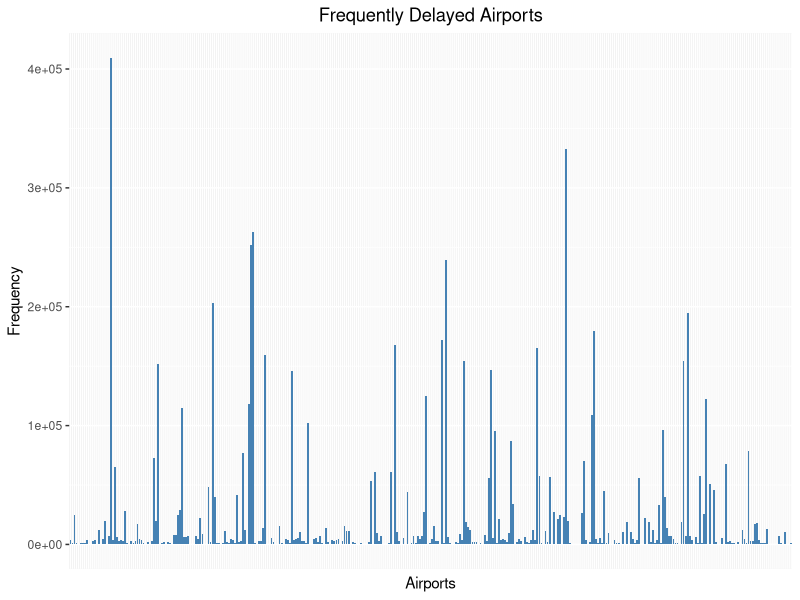
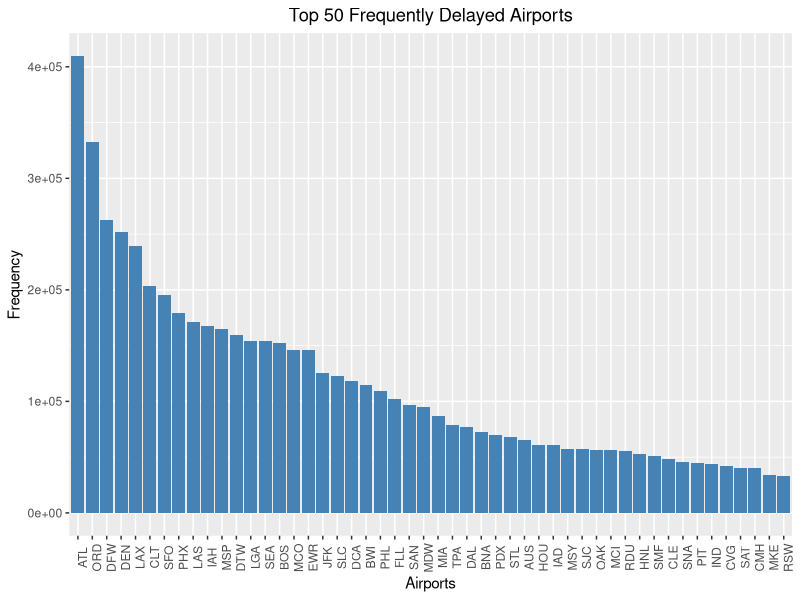
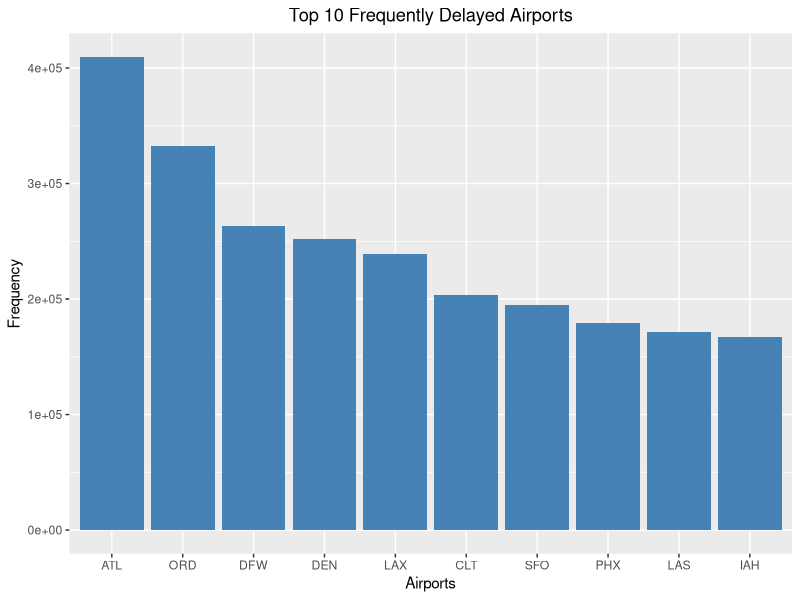
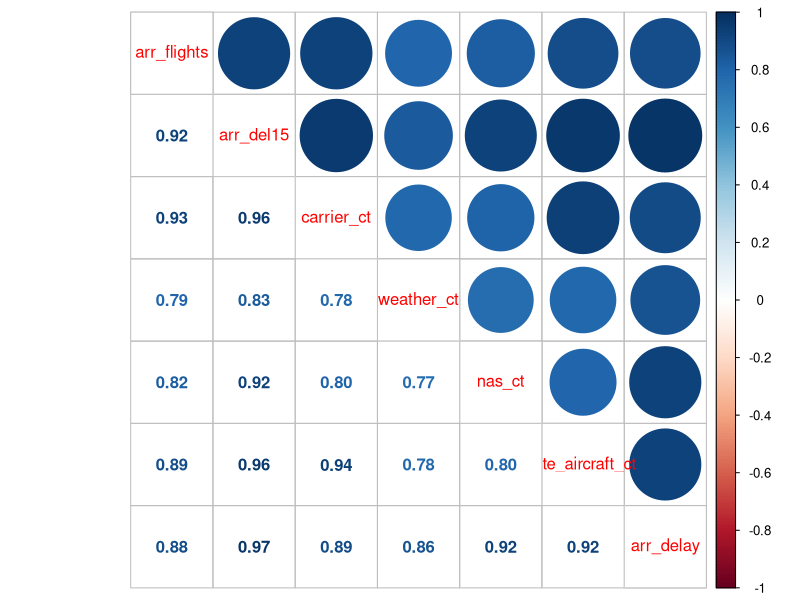
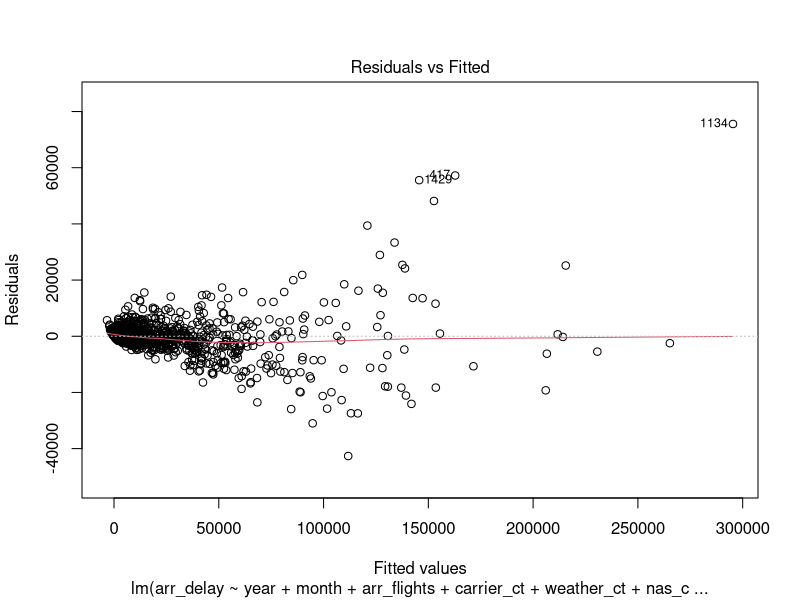
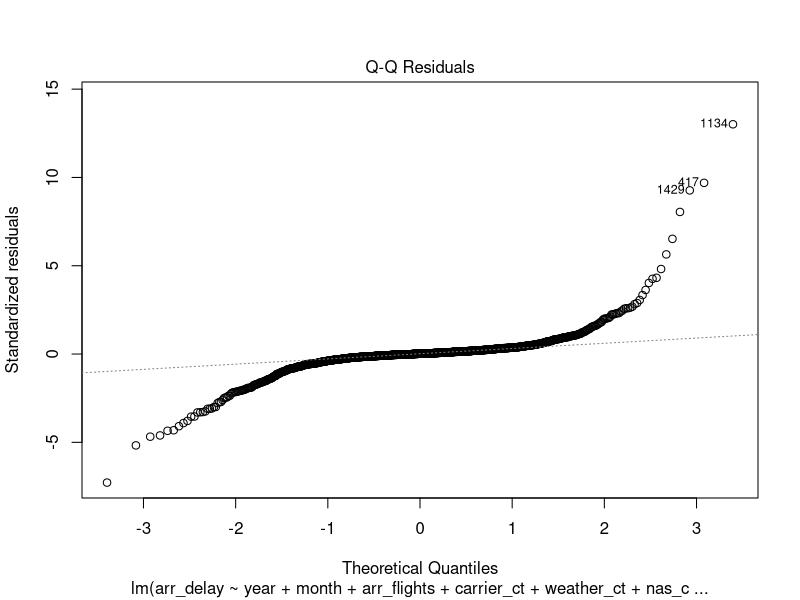
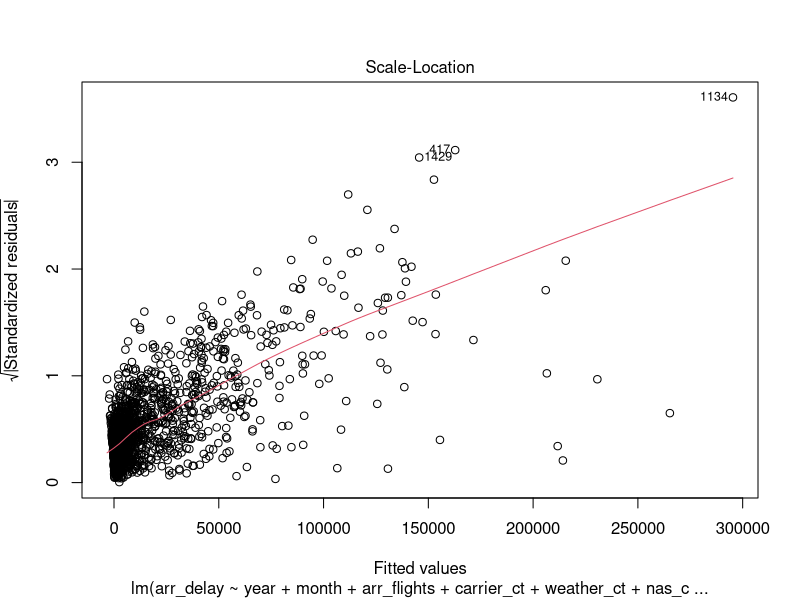
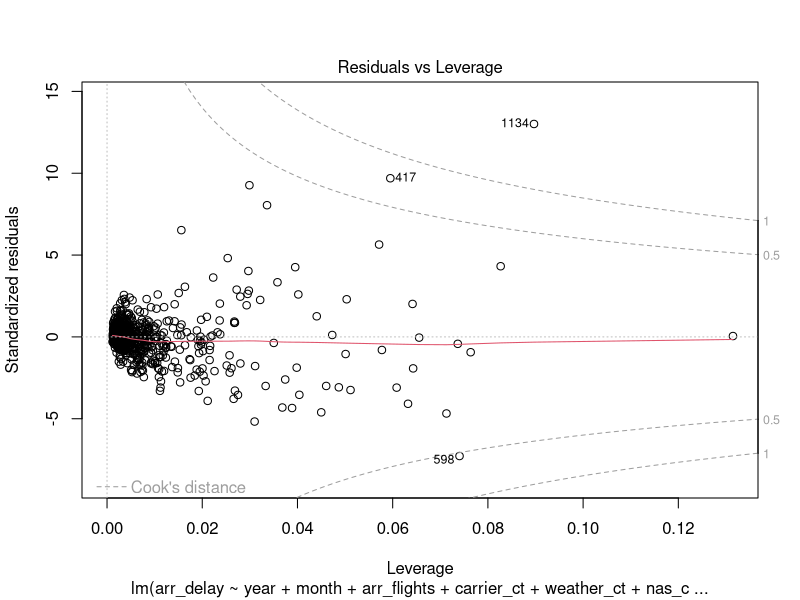

These figures' R source, in order:
library(psych)
library(MASS)
library(corrplot)
library(dplyr)
library(ggplot2)

# Read raw data
## The column name was fixed so no strange "X." prefixes
raw_data <- read.csv("airline_delay_causes.csv")

# Leave only the columns needed
## Group the rows from the same airport into a single record
## Sum up the total flight counts and delayed time
## Omit the N/A values
clean_data <- raw_data %>%
  group_by(year, month, carrier, carrier_name, airport, airport_name) %>% 
  dplyr::select(year, month, carrier, carrier_name, airport, airport_name, arr_flights, arr_del15, carrier_ct,
                      weather_ct, nas_ct, late_aircraft_ct, arr_delay, security_ct) %>% 
  summarise(arr_flights = sum(arr_flights), arr_del15 = sum(arr_del15), carrier_ct = sum(carrier_ct), 
            weather_ct = sum(weather_ct), nas_ct = sum(nas_ct), late_aircraft_ct = sum(late_aircraft_ct), 
            arr_delay = sum(arr_delay), security_ct=sum(security_ct)) %>% 
  na.omit()

# Calculate the min, max, median, and mean.
describe(clean_data)

# Total flights by airport
## All airports
## Sort by descending number of flights
all_airport = clean_data %>% 
  group_by(airport) %>%
  summarise(sum_arr_flight = sum(arr_flights)) %>%
  arrange(desc(sum_arr_flight))

ggplot(all_airport, aes(x = airport, y = sum_arr_flight)) + geom_bar(stat = "identity", fill = "steelblue") +
  ggtitle("Frequently Delayed Airports") + 
  xlab("Airports") +
  ylab("Frequency") +
  theme(plot.title = element_text(hjust = 0.5), axis.text.x = element_blank(), axis.ticks.x = element_blank())

# Top 50
top_50 = clean_data %>% 
  group_by(airport) %>%
  summarise(sum_arr_flight = sum(arr_flights)) %>%
  filter(rank(desc(sum_arr_flight)) <= 50)

ggplot(top_50, aes(x = reorder(airport, -sum_arr_flight), y = sum_arr_flight)) + geom_bar(stat = "identity", fill = "steelblue") +
  ggtitle("Top 50 Frequently Delayed Airports") + 
  xlab("Airports") +
  ylab("Frequency") +
  theme(plot.title = element_text(hjust = 0.5), axis.text.x = element_text(angle = 90, hjust = 0.5))

# Top 10
top_10 = clean_data %>% 
  group_by(airport) %>%
  summarise(sum_arr_flight = sum(arr_flights)) %>%
  filter(rank(desc(sum_arr_flight)) <= 10)

ggplot(top_10, aes(x = reorder(airport, -sum_arr_flight), y = sum_arr_flight)) + geom_bar(stat = "identity", fill = "steelblue") +
  ggtitle("Top 10 Frequently Delayed Airports") + 
  xlab("Airports") +
  ylab("Frequency") +
  theme(plot.title = element_text(hjust = 0.5))
  

# Correlation Plot 
correlation <- cor(clean_data[c('arr_flights', 'arr_del15', 'carrier_ct',
                                'weather_ct', 'nas_ct', 'late_aircraft_ct', 'arr_delay')])
corrplot.mixed(correlation)

# Regression
## Select only the top 10 airport
## Turn the year and month into dummy variables
## Use dummy variable on year, 0 represents 2017, 1 for 2018
top_10_name <- as.vector(top_10$airport)
top_data <- clean_data %>% 
  group_by(airport) %>%
  subset(airport %in% top_10_name) %>% 
  mutate(year = as.numeric((year == 2018)))

write.csv(top_data, file="top_data.csv")

## A general linear regression model for all the airports combined
## With all variables considered
all_lm <- lm(arr_delay ~ year + month + arr_flights + carrier_ct + weather_ct + nas_ct +
               late_aircraft_ct, data = top_data)
summary(all_lm)
plot(all_lm)

## Now consider AIC for variable selection
## Use backward selection
step <- stepAIC(all_lm, direction = "backward")
step$anova

## Now for each of the top 3 airports
ATL_data <- top_data %>% 
  subset(airport == 'ATL')
ATL_lm <- lm(arr_delay ~ year + month + arr_flights + carrier_ct + weather_ct + nas_ct +
               late_aircraft_ct, data = ATL_data)
summary(ATL_lm)

ORD_data <- top_data %>% 
  subset(airport == 'ORD')
ORD_lm <- lm(arr_delay ~ year + month + arr_flights + carrier_ct + weather_ct + nas_ct +
               late_aircraft_ct, data = ORD_data)
summary(ORD_lm)

DFW_data <- top_data %>% 
  subset(airport == 'DFW')
DFW_lm <- lm(arr_delay ~ year + month + arr_flights + carrier_ct + weather_ct + nas_ct +
               late_aircraft_ct, data = DFW_data)
summary(DFW_lm)
